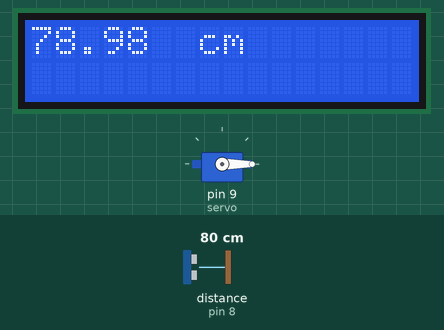
The sketch below on a simulated Arduino Uno, built with avr-gcc and run on an emulated ATmega328P. Shown: 16×2 character LCD, servo. Wiring (inferred from the names in the program): ultrasonic range finder: trigger pin 13; echo pin 8. The inputs (shaded band) are chosen by the test bench; at power-on: distance to the obstacle (sensor on pin 8) 80 cm. The echo pulse lasts 58.3 µs per cm; what the sketch prints to the serial monitor is not drawn.

Above: at 1.2 s.
1.3 s: distance to the obstacle (sensor on pin 8) set to 12 cm
At 1.8 s:
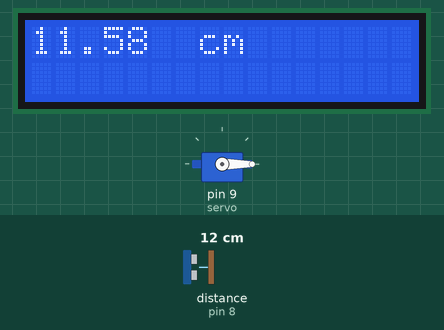
2.8 s: distance to the obstacle (sensor on pin 8) set to 9 cm
At 3.68 s:
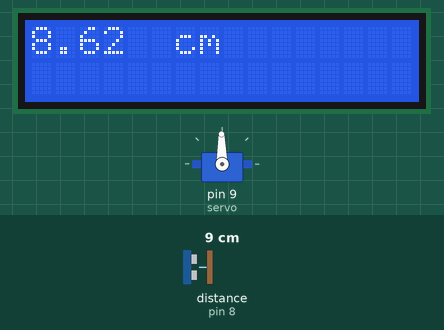
5.3 s: distance to the obstacle (sensor on pin 8) set to 299 cm
At 6.9 s:
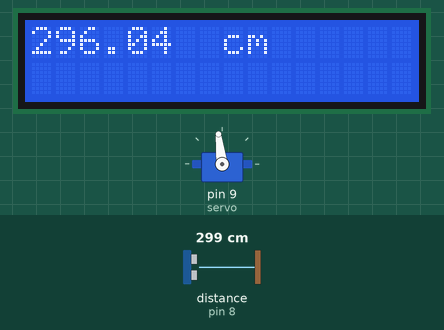
7.2 s: distance to the obstacle (sensor on pin 8) set to 4 cm
At 8.49 s:
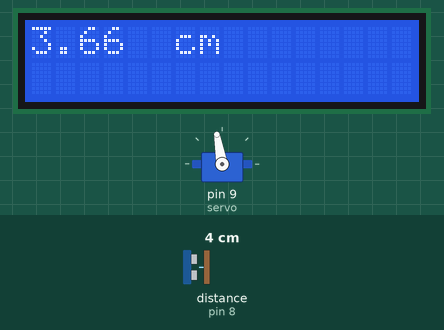
10.2 s: distance to the obstacle (sensor on pin 8) set to 250 cm
At 12.2 s:
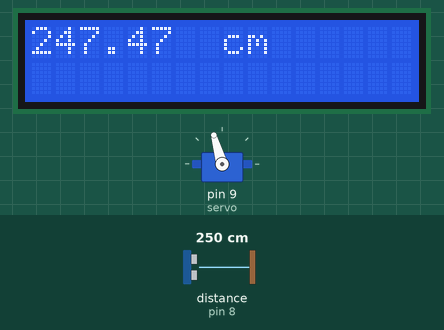
Timing chart, 0 to 13.7 s (numbered marks = the images above; inputs shaded):
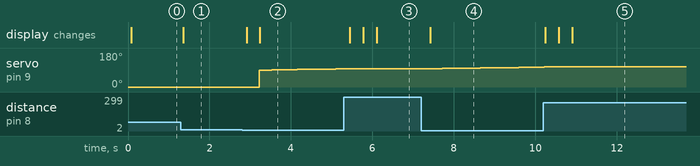

Measured:
- the behaviour switches between 11 and 10 cm on distance to the obstacle (sensor on pin 8) (found by bisection; images 1 and 2)
- after the input at 1.3 s, the display: changes after 0.05 s (image 1)
- after the input at 2.8 s, servo on pin 9 (servo): moves from 0° to 96° over 1.9 s, starting after 0.42 s; the display: first changes after 0.12 s (image 2 shows a later state)
- after the input at 5.3 s, servo on pin 9 (servo): goes on until 5.4 s, then stays 97°; the display: changes after 0.14 s (image 3)
- after the input at 7.2 s, servo on pin 9 (servo): moves from 97° to 105° over 2.2 s, starting after 0.52 s; the display: changes after 0.21 s (image 4)
- after the input at 10.2 s, servo on pin 9 (servo): goes on until 10.2 s, then stays 106°; the display: changes after 0.05 s (image 5)

The sketch:

0510_3_wnckwkd.ino
```cpp
#include <Wire.h>
#include <LiquidCrystal_I2C.h>
#include <Servo.h>
LiquidCrystal_I2C lcd(0x27, 16, 2);

int trig = 13;
int echo = 8;
Servo myservo;
int servo =9;
int i=90;
void setup()
{
  Serial.begin(9600);
  lcd.init();
  lcd.backlight();
  pinMode(trig, OUTPUT);
  pinMode(echo, INPUT);
  myservo.attach(servo);
  myservo.write(0);
}

void loop()
{
  digitalWrite(trig, HIGH);
  delayMicroseconds(10);
  digitalWrite(trig, LOW);
  unsigned long duration = pulseIn(echo, HIGH);
  float distance = ((float)(340 * duration) / 10000) / 2;

  lcd.clear();
  lcd.setCursor(0,0);
  lcd.println(distance);
  lcd.print("cm");
  delay(200);
  Serial.print(distance);
  Serial.println("cm");
  delay(100);
  if(distance<=10){
    myservo.write(i++);  }
}
```
